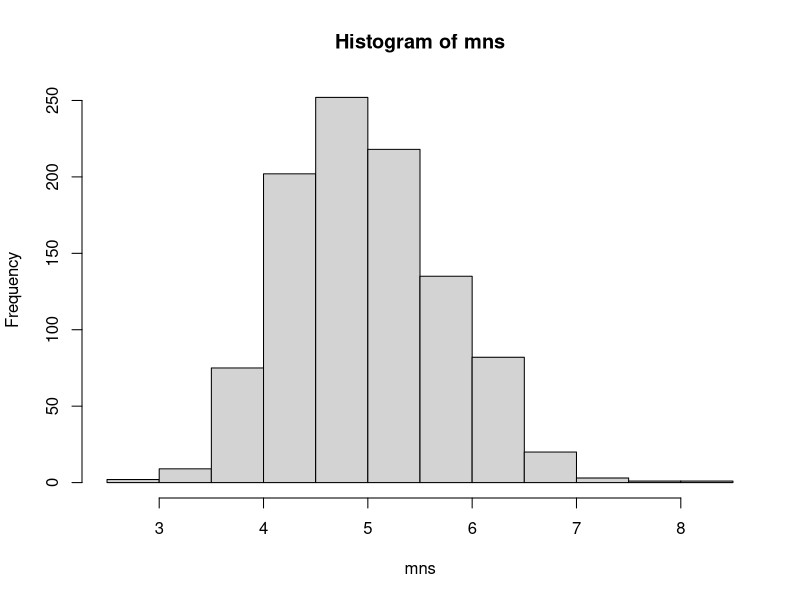
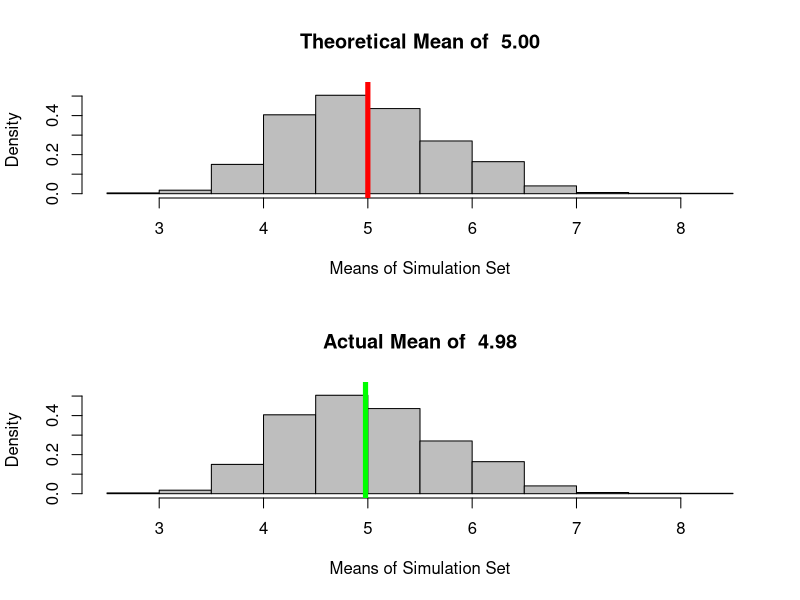
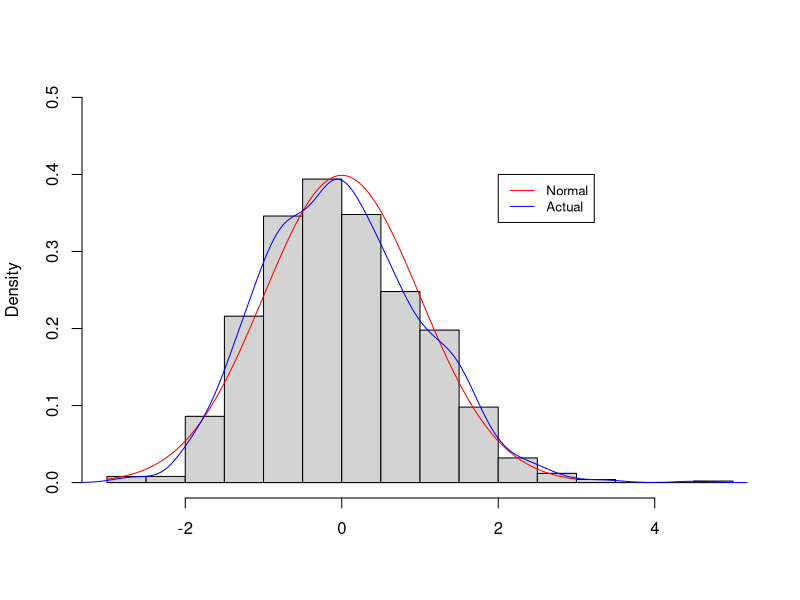

The R source for these figures, in order:
## ---- chunk 1
n <- 40
lambda <- 0.2
mns = NULL
for (i in 1 : 1000) mns = c(mns, mean(rexp(n,lambda)))
hist(mns)
## ---- chunk 2
samp_mean <- mean(mns)
theo_mean <- 1/lambda
## ---- chunk 3
par(mfrow=c(2,1))
hist(mns,probability=T,main=paste('Theoretical Mean of ',format(round(theo_mean,2),nsmall=2)),ylim=c(0,0.55),col='gray',xlab='Means of Simulation Set')
abline(v=theo_mean,col='red',lwd=5)
hist(mns,probability=T,main=paste('Actual Mean of ',format(round(samp_mean,2),nsmall=2)),ylim=c(0,0.55),col='gray',xlab='Means of Simulation Set')
abline(v=samp_mean,col='green',lwd=5)
## ---- chunk 4
# calulate the variances
theo_var<-((1/lambda)^2)/n     # theoretical variance
samp_var<-var(mns)
## ---- chunk 5
par(mfrow=c(1,1))
hist(scale(mns),probability=T,main='',ylim=c(0,0.5),xlab='')
curve(dnorm(x,0,1),-3,3, col='red',add=T) # normal distribution
lines(density(scale(mns)),col='blue') # actual distribution 
legend(2,0.4,c('Normal','Actual'),cex=0.8,col=c('red','blue'),lty=1)
